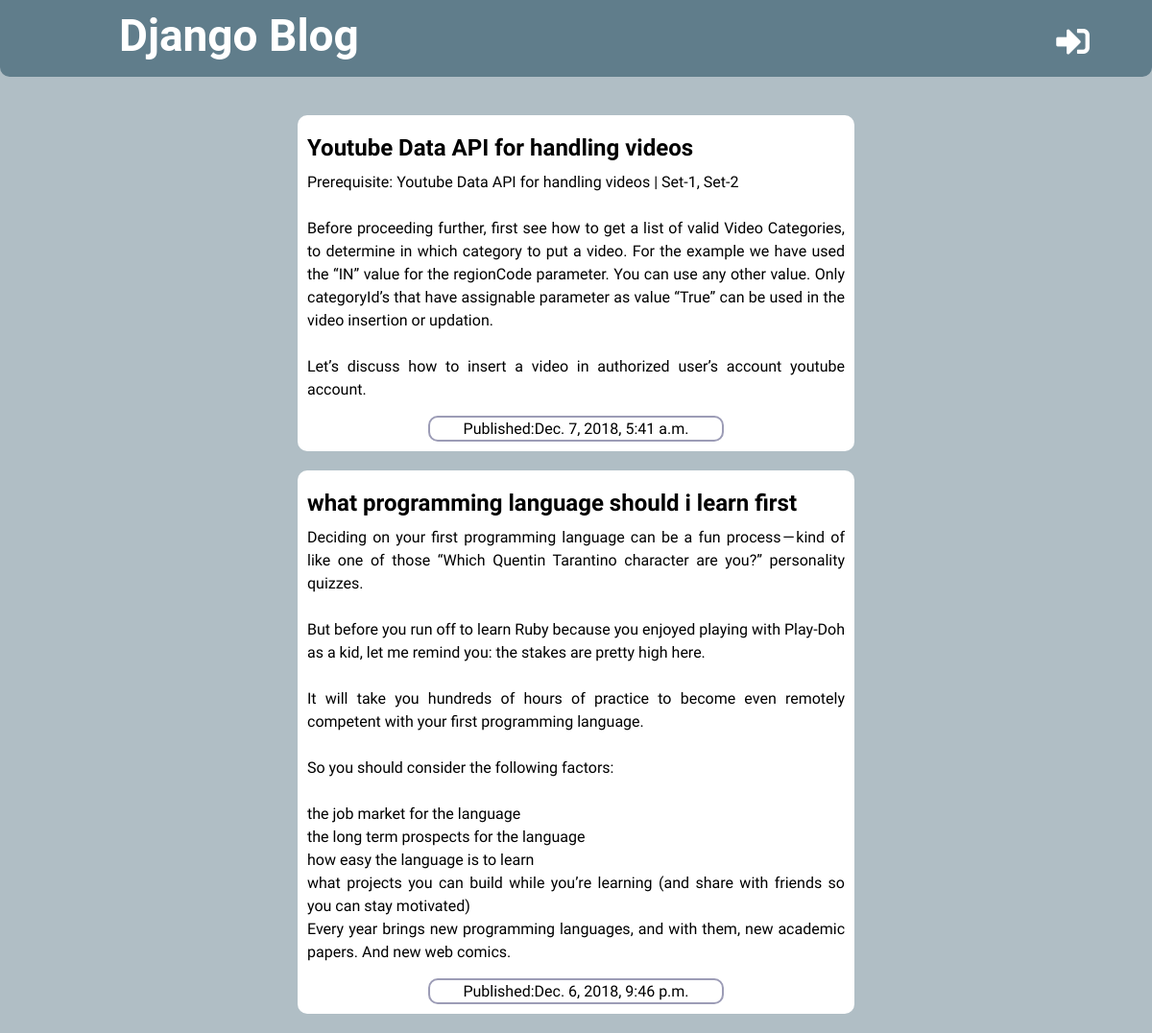
/, run on an earlier commit of the app's database.
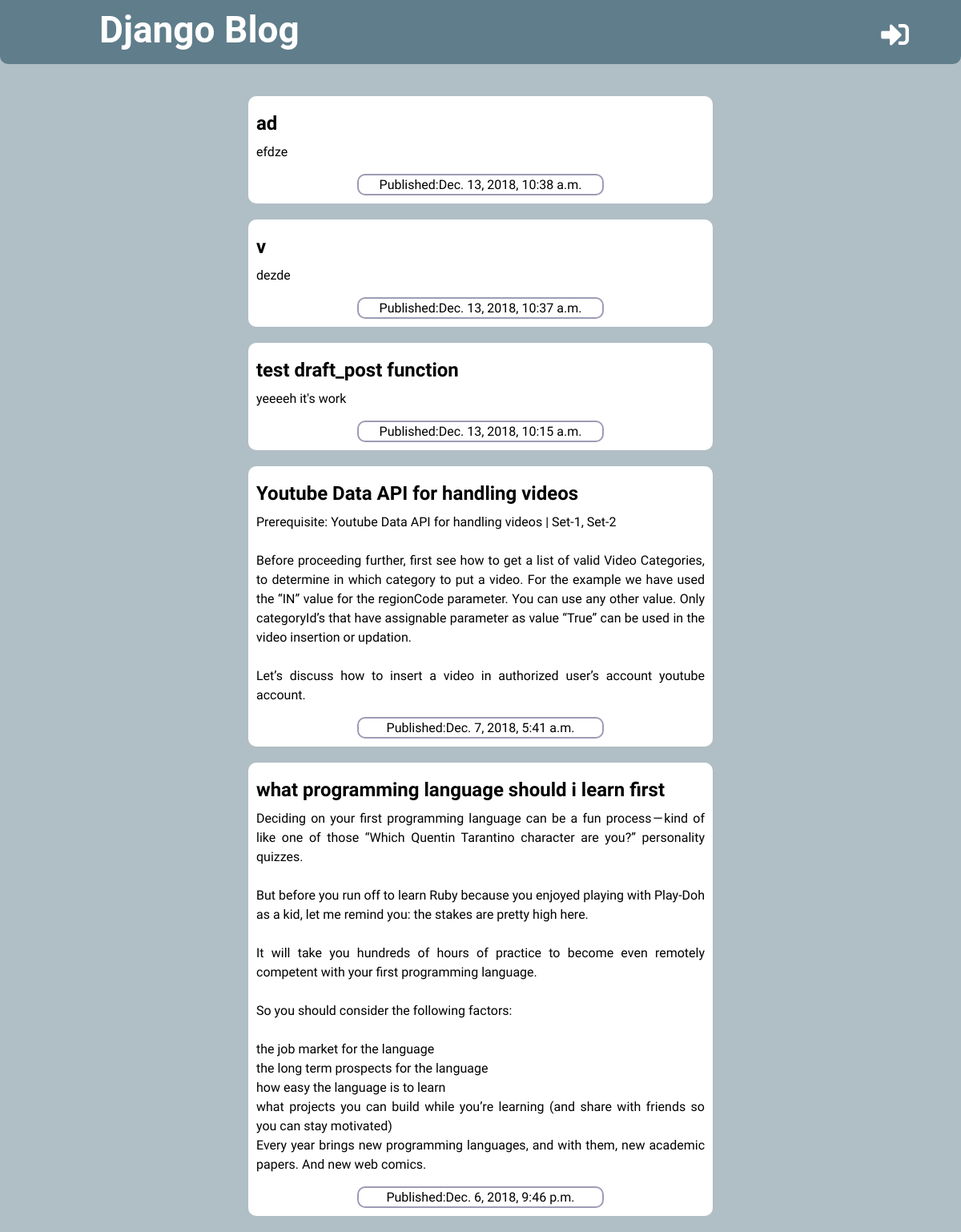
And on a later commit of the database.
### blog/models.py (models this page shows, shortened)
class Post(models.Model):
    author = models.ForeignKey('auth.User', on_delete=models.CASCADE)
    title = models.CharField(max_length=100)
    text = models.TextField()
    created_date = models.DateTimeField(default = timezone.now)
    published_date = models.DateTimeField(blank=True, null=True)

### blog/views.py (the view)
# urls.py: path('',views.post_list, name ='post_list'),
def post_list(request):
    posts = Post.objects.filter(published_date__lte= timezone.now()).order_by('-published_date')
    stuff_for_frontend = {'posts':posts}
    return render(request,'blog/post_list.html', stuff_for_frontend)

### blog/templates/blog/post_list.html (shortened to what this page needs)
{% extends 'blog/base.html' %}
{% block content %}
    {% for post in posts %}
    <div class="on-content">
        <a href="{% url 'post_detail' pk=post.pk %}">
        <h2 class="post-title">{{ post.title }}</h2></a>
        <p class="post-text">{{ post.text|linebreaksbr }}</p>
        <p class="content-published-date">Published:{{ post.published_date }}</p>
    </div>
    {% endfor %}
{% endblock %}

What changed in the data, as far as the page shows it:
added Post: title "ad", text "efdze", published_date "Dec. 13, 2018, 10:38 a.m."
added Post: title "v", text "dezde", published_date "Dec. 13, 2018, 10:37 a.m."
added Post: title "test draft_post function", text "yeeeeh it's work", published_date "Dec. 13, 2018, 10:15 a.m."
